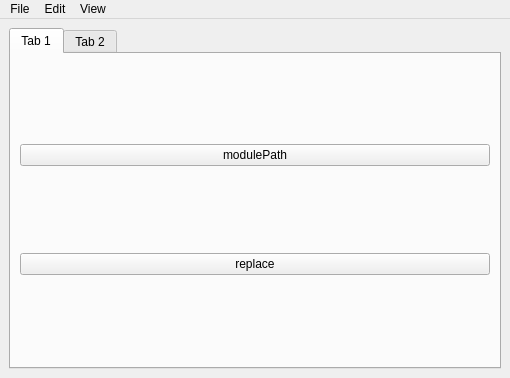
<?xml version="1.0" encoding="UTF-8"?>
<ui version="4.0">
 <class>MainWindow</class>
 <widget class="QMainWindow" name="MainWindow">
  <property name="geometry">
   <rect>
    <x>0</x>
    <y>0</y>
    <width>510</width>
    <height>378</height>
   </rect>
  </property>
  <property name="windowTitle">
   <string>MainWindow</string>
  </property>
  <widget class="QWidget" name="centralWidget">
   <layout class="QHBoxLayout" name="horizontalLayout">
    <item>
     <widget class="QTabWidget" name="tabWidget">
      <property name="currentIndex">
       <number>0</number>
      </property>
      <widget class="QWidget" name="tab">
       <attribute name="title">
        <string>Tab 1</string>
       </attribute>
       <layout class="QVBoxLayout" name="verticalLayout">
        <item>
         <widget class="QPushButton" name="pushButton">
          <property name="text">
           <string>modulePath</string>
          </property>
         </widget>
        </item>
        <item>
         <widget class="QPushButton" name="pushButton_3">
          <property name="text">
           <string>replace</string>
          </property>
         </widget>
        </item>
       </layout>
      </widget>
      <widget class="QWidget" name="tab_2">
       <attribute name="title">
        <string>Tab 2</string>
       </attribute>
      </widget>
     </widget>
    </item>
   </layout>
  </widget>
  <widget class="QMenuBar" name="menuBar">
   <property name="geometry">
    <rect>
     <x>0</x>
     <y>0</y>
     <width>510</width>
     <height>22</height>
    </rect>
   </property>
   <widget class="QMenu" name="menuFile">
    <property name="title">
     <string>File</string>
    </property>
    <widget class="QMenu" name="menuOpen_Recent_Files">
     <property name="title">
      <string>Open Recent Files</string>
     </property>
     <widget class="QMenu" name="menufile1">
      <property name="title">
       <string>file1</string>
      </property>
      <widget class="QMenu" name="menufile11">
       <property name="title">
        <string>file11</string>
       </property>
       <addaction name="actionfile111"/>
      </widget>
      <addaction name="menufile11"/>
      <addaction name="actionfile22"/>
     </widget>
     <addaction name="menufile1"/>
     <addaction name="actionfile2"/>
     <addaction name="actionfile3"/>
    </widget>
    <addaction name="actionadd1"/>
    <addaction name="actionsave"/>
    <addaction name="actionOpen"/>
    <addaction name="separator"/>
    <addaction name="menuOpen_Recent_Files"/>
   </widget>
   <widget class="QMenu" name="menuEdit">
    <property name="title">
     <string>Edit</string>
    </property>
   </widget>
   <widget class="QMenu" name="menuView">
    <property name="title">
     <string>View</string>
    </property>
   </widget>
   <addaction name="menuFile"/>
   <addaction name="menuEdit"/>
   <addaction name="menuView"/>
  </widget>
  <action name="actionadd1">
   <property name="text">
    <string>New Window</string>
   </property>
  </action>
  <action name="actionsave">
   <property name="text">
    <string>New</string>
   </property>
  </action>
  <action name="actionOpen">
   <property name="text">
    <string>Open</string>
   </property>
  </action>
  <action name="actionfile2">
   <property name="text">
    <string>file2</string>
   </property>
  </action>
  <action name="actionfile3">
   <property name="text">
    <string>file3</string>
   </property>
  </action>
  <action name="actionfile11">
   <property name="text">
    <string>file11</string>
   </property>
  </action>
  <action name="actionfile22">
   <property name="text">
    <string>file22</string>
   </property>
  </action>
  <action name="actionfile111">
   <property name="text">
    <string>file111</string>
   </property>
  </action>
 </widget>
 <resources/>
 <connections/>
</ui>
